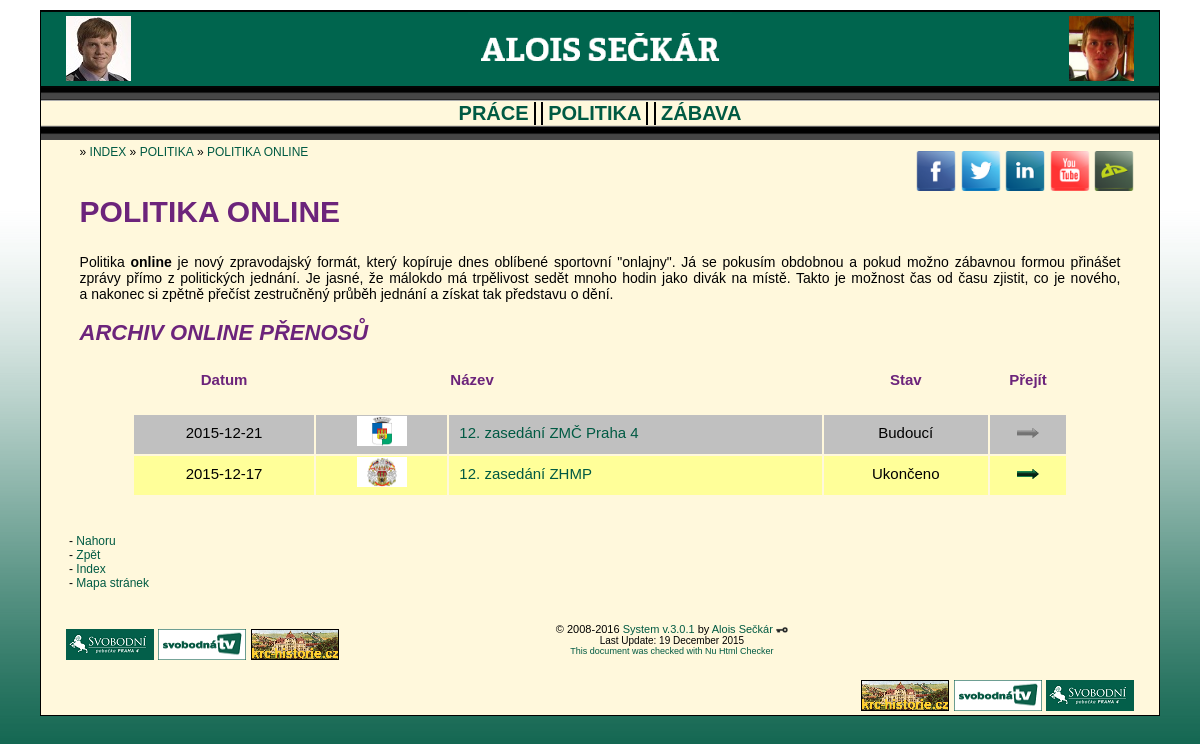
/politics-onlines, run on an earlier commit of the app's database.
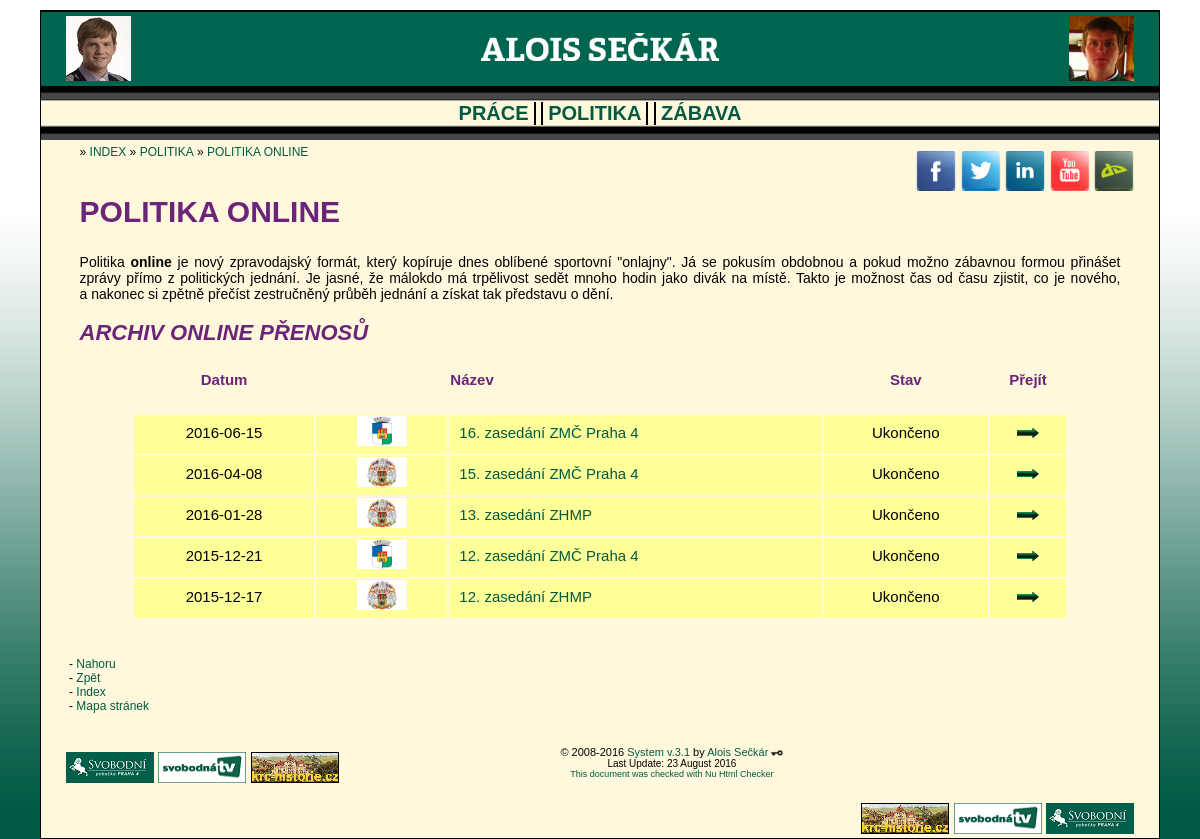
And on a later commit of the database.
### tables this page shows
CREATE TABLE IF NOT EXISTS `elrh_onlines` (
  `id` int(11) NOT NULL,
  `date` date NOT NULL,
  `name` varchar(50) NOT NULL,
  `dscr` text NOT NULL,
  `thumb` varchar(100) NOT NULL,
  `status` enum('future','current','past') NOT NULL DEFAULT 'future'
);

### index.php (called while the page is built, shortened)
<?php
$controller = new ELRHPageController();
if (!empty($_GET["page"])) {
	$page = $_GET["page"];
}
$controller->resolvePath(mb_strtolower($page, 'UTF-8'));
$controller->prepareData();
$controller->renderPage();
?>

### web/scripts/page-data/elrh_data_helper.php (called while the page is built, shortened)
<?php
class ELRHDataHelper {
	public static function retrieveArray($mysqli, $query) {
		$result = $mysqli->query($query);
	    $i = 0;
		while ($current = $result->fetch_array()) {
			$array[$i] = $current;
			$i++;
		}
		if (isset($array)) {
			return $array;
		} else {
			return null;
		}
	}
}

### web/scripts/page-data/elrh_politics-onlines_data.php (called while the page is built, shortened)
<?php
class ELRHPageData {
	public static function prepareData($item, $mysqli) {
		$data["title"] = "Alois Sečkár - Politika online";
		include_once getcwd().'/web/scripts/page-data/elrh_data_helper.php';
		$data["onlines"] = ELRHDataHelper::retrieveArray($mysqli, "SELECT id, date, name, thumb, status FROM elrh_onlines ORDER BY date DESC");
		return $data;
	}
}

### web/scripts/page-content/elrh_politics-onlines_content.php (the view, shortened to what the rows shown need)
<?php
class ELRHPageContentRenderer {
	public static function renderContent($page_data) {
		$admin_form = "/politics-onlines/";
	    if ($page_data["single"]==true) {
			if ($page_data["exists"]==true) {
				$admin_form .= $page_data["entry"]["id"];
				echo '<h1>'.$page_data["title"].'</h1>'.PHP_EOL;
				echo '<img src="'.$page_data["entry"]["thumb"].'" title="'.$page_data["entry"]["name"].'" alt="'.$page_data["entry"]["name"].'" width="200" height="120" />'.PHP_EOL;
				echo '<p>'.PHP_EOL;
					echo '<strong><em>Datum: '.$page_data["entry"]["date"].'</em></strong>'.PHP_EOL;
				echo '</p>'.PHP_EOL;
				echo '<p>'.PHP_EOL;
					switch ($page_data["entry"]["status"]) {
						case "future":
						    $state = '<span style="background-color: #C0C0C0;">Budoucí</span>';
							break;
						case "current":
						    $state = '<span style="background-color: #66FF66;">Aktivní</span>';
							break;
						case "past":
						    $state = '<span style="background-color: #FFFF99;">Ukončeno</span>';
							break;
					}
					echo '<strong><em>Stav: '.$state.'</em></strong>'.PHP_EOL;
				echo '</p>'.PHP_EOL;
				echo '<p>'.PHP_EOL;
					echo $page_data["entry"]["dscr"];
				echo '</p>'.PHP_EOL;
				echo '<h2>ONLINE PŘENOS:</h2>';
				echo '<p class="centered">'.PHP_EOL;
					echo '<a href="/politics-onlines/'.$page_data["entry"]["id"].'">Znovu načíst...</a>'.PHP_EOL;
				echo '</p>'.PHP_EOL;
				if ($page_data["full"]==true) {
					echo '<table class="onlines">'.PHP_EOL;
					echo '<tr>'.PHP_EOL;
						echo '<th>Čas</th>'.PHP_EOL;
						echo '<th style="text-align: left;">Příspěvek</th>'.PHP_EOL;
					echo '</tr>'.PHP_EOL;
					echo '<tr>'.PHP_EOL;
						echo '<td colspan="5" style="height: 5px;"></td>'.PHP_EOL;
					echo '</tr>'.PHP_EOL;
					foreach ($page_data["contents"] as $row) {
						$date = preg_split("/ /", $row["date"]);
						$time = preg_split("/:/", $date[1]);
						echo '<tr>'.PHP_EOL;
							echo '<td><strong>'.$time[0].':'.$time[1].'</strong></td>'.PHP_EOL;
							echo '<td style="text-align: left;">'.$row["content"].'</td>'.PHP_EOL;
						echo '</tr>'.PHP_EOL;
					}
					echo '</table>'.PHP_EOL;
				} else {
					echo '<p>'.PHP_EOL;
						echo 'Nenalezeny žádné příspěvky. Zkuste to později.'.PHP_EOL;
					echo '</p>'.PHP_EOL;
				}
			} else {
				echo '<h1>POLITIKA ONLINE</h1>'.PHP_EOL;
				echo '<p>'.PHP_EOL;
					echo '<div class="font-error">Online přenos s takovým ID se bohužel na blogu nenachází...</div>'.PHP_EOL;
				echo '</p>'.PHP_EOL;
			}
		} else {
			echo '<h1>POLITIKA ONLINE</h1>'.PHP_EOL;
			echo '<h2>ARCHIV ONLINE PŘENOSŮ</h2>'.PHP_EOL;
			echo '<table class="onlines">'.PHP_EOL;
			echo '<tr>'.PHP_EOL;
				echo '<th>Datum</th>'.PHP_EOL;
				echo '<th></th>'.PHP_EOL;
				echo '<th style="text-align: left;">Název</th>'.PHP_EOL;
				echo '<th>Stav</th>'.PHP_EOL;
				echo '<th>Přejít</th>'.PHP_EOL;
			echo '</tr>'.PHP_EOL;
			if (!empty($page_data["onlines"])) {
				foreach ($page_data["onlines"] as $row) {
					switch ($row["status"]) {
						case "future":
						    $state = "Budoucí";
							echo '<tr style="background-color: #C0C0C0;">'.PHP_EOL;
							break;
						case "past":
						    $state = "Ukončeno";
							echo '<tr style="background-color: #FFFF99;">'.PHP_EOL;
							break;
					}
						echo '<td>'.$row["date"].'</td>'.PHP_EOL;
						echo '<td><img src="'.$row["thumb"].'" title="'.$row["name"].'" alt="'.$row["name"].'" width="50" height="30" /></td>'.PHP_EOL;
						echo '<td style="padding-right: 10px; text-align: left;"><a href="/politics-onlines/'.$row["id"].'" title="'.$row["name"].'">'.$row["name"].'</a></td>'.PHP_EOL;
						echo '<td>'.$state.'</td>'.PHP_EOL;
						if ($row["status"]!="future") {
							echo '<td><a href="/politics-onlines/'.$row["id"].'" title="'.$row["name"].'"><img src="/web/skin/left_arrow.png" title="K online přenosu" alt="K online přenosu" height="10" /></a></td>'.PHP_EOL;
						} else {
							echo '<td><img src="/web/skin/gray_arrow.png" title="Neaktivní" alt="Neaktivní" height="10" /></td>'.PHP_EOL;
						}
					echo '</tr>'.PHP_EOL;
				}
			} else {
				echo '<tr>'.PHP_EOL;
					echo '<td colspan="5">Nenalezeny žádné přenosy</td>'.PHP_EOL;
				echo '</tr>'.PHP_EOL;
			}
			echo '</table>'.PHP_EOL;
		}
	}
}

What changed in the data, as far as the page shows it:
added elrh_onlines: date "2016-06-15", thumb (picture), name "16. zasedání ZMČ Praha 4", status "Ukončeno"
added elrh_onlines: date "2016-04-08", thumb (picture), name "15. zasedání ZMČ Praha 4", status "Ukončeno"
added elrh_onlines: date "2016-01-28", thumb (picture), name "13. zasedání ZHMP", status "Ukončeno"
changed elrh_onlines "12. zasedání ZMČ Praha 4": status "Budoucí" → "Ukončeno"; status: picture added; status: picture removed
Also different on the page:
$version: "3.0.1" → "3.1"
$update: "19 December 2015" → "23 August 2016"
